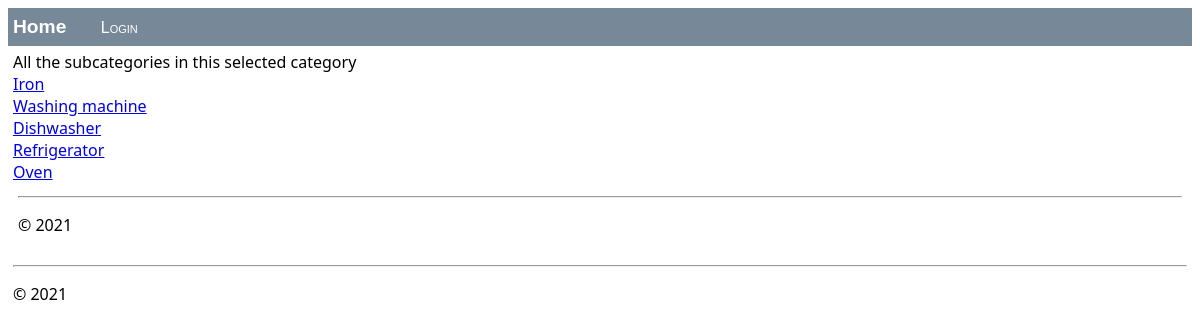
The page /household-appliances/ on the database its author committed.
### webstore/models.py (models this page shows, shortened)
class SubCategory(models.Model):
    subCategoryID = models.BigAutoField(primary_key=True, unique=True)
    categoryID = models.ForeignKey(Category, on_delete=models.CASCADE)
    name = models.CharField(max_length=300)
    urlName = models.CharField(max_length=300, default="defaultValue")

### webstore/views/views.py (the view)
# urls.py: path("household-appliances/", views.products, name="household-appliances"),
def products(request):
    if("subcategory" in request.GET.keys()):
        fillProducts(request)
        return render(request, "webstore/subcategory.html", products_dict)
    elif("product" in request.GET.keys()):
        fillProduct(request.GET["product"])
        return render(request, "webstore/product.html", product_dict)
    else:
        if(request.path == "/household-appliances/"):
            return render(request, "webstore/categories/household-appliances.html",subCategories_dict)
        elif(request.path == "/fashion/"):
            return render(request, "webstore/categories/fashion.html", subCategories_dict)
        elif(request.path == "/fitness/"):
            return render(request, "webstore/categories/fitness.html", subCategories_dict)
        elif(request.path == "/yard-tools/"):
            return render(request, "webstore/categories/yard-tools.html", subCategories_dict)
        elif(request.path == "/audio-video/"):
            return render(request, "webstore/categories/audio-video.html", subCategories_dict)
        return render(request, "webstore/categories/products.html", subCategories_dict)

### webstore/templates/webstore/categories/household-appliances.html (shortened to what this page needs)
{% extends "webstore/layout.html" %}
{% block content %}
<div>All the subcategories in this selected category</div>
{% for subCategory in household %}
    <div><a href=?subcategory={{subCategory.urlName}}>{{subCategory.name}}</a></div>
{% endfor %}
{% include "webstore/footer.html" %}
{% endblock %}

### rows shown on the page
SubCategory: name "Iron"
SubCategory: name "Washing machine"
SubCategory: name "Dishwasher"
SubCategory: name "Refrigerator"
SubCategory: name "Oven"
